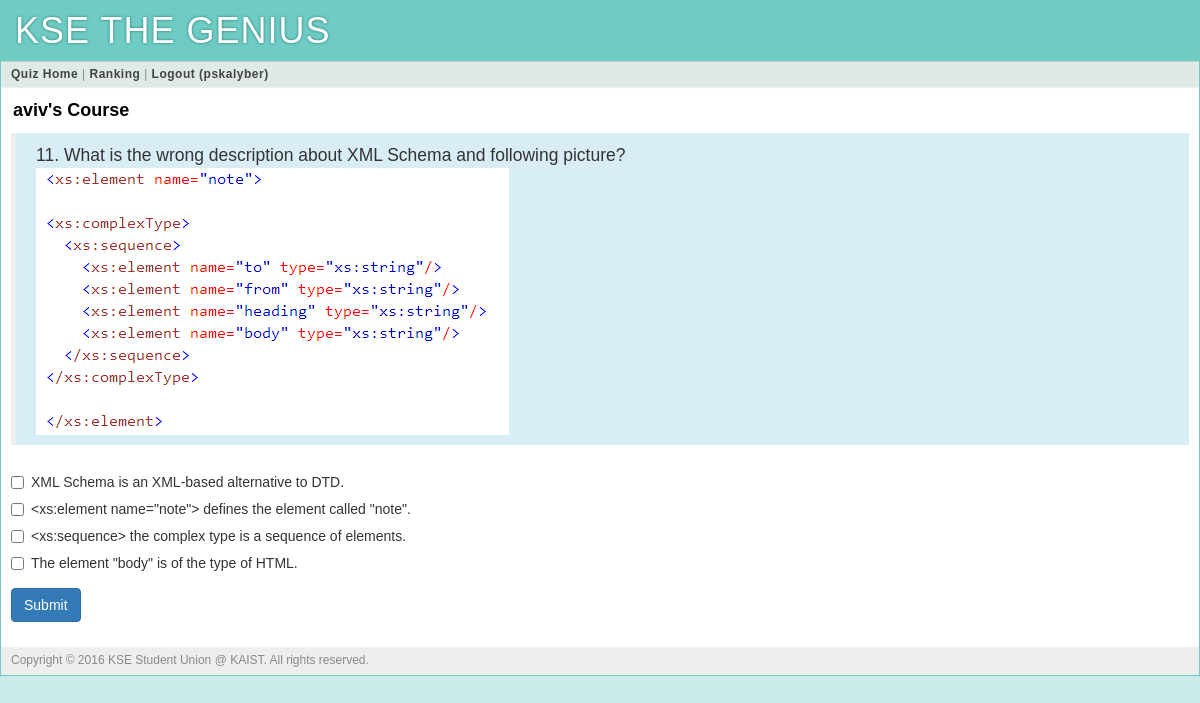
The app's page /quiz?prof=aviv (signed in) with its own data.
### tables this page shows
CREATE TABLE "user" (
	`user_id`	integer PRIMARY KEY AUTOINCREMENT,
	`username`	string NOT NULL,
	`name`	string NOT NULL,
	`pw_hash`	string NOT NULL,
	`munyi_point`	integer DEFAULT 0,
	`munyi_last_quiz`	integer DEFAULT 0,
	`wcyoon_point`	integer DEFAULT 0,
	`wcyoon_last_quiz`	integer DEFAULT 0,
	`uclee_point`	integer DEFAULT 0,
	`uclee_last_quiz`	integer DEFAULT 0,
	`jaegil_point`	integer DEFAULT 0,
	`jaegil_last_quiz`	integer DEFAULT 0,
	`aviv_point`	integer DEFAULT 0,
	`aviv_last_quiz`	integer DEFAULT 0,
	`kse_point`	INTEGER DEFAULT 0,
	`kse_last_quiz`	INTEGER DEFAULT 0,
	`total_point`	integer DEFAULT 0
);

CREATE TABLE "quiz" (
	`id`	INTEGER NOT NULL PRIMARY KEY AUTOINCREMENT,
	`professor_id`	TEXT NOT NULL,
	`quiz_id`	INTEGER NOT NULL,
	`question`	TEXT NOT NULL,
	`answer1`	INTEGER NOT NULL,
	`answer2`	INTEGER NOT NULL,
	`answer3`	INTEGER NOT NULL,
	`answer4`	INTEGER NOT NULL,
	`correct_answer`	TEXT NOT NULL,
	`quiz_value`	INTEGER NOT NULL
);

### main.py (the view)
@app.route('/quiz')
def quiz():
    prof = request.args.get('prof')
    error = request.args.get('error')
    user_info = query_db('''SELECT * FROM user WHERE
            user.user_id = ?''',
            [session['user_id']],
            one=True)
    numOfQuiz = query_db('''SELECT count(*) FROM quiz WHERE
            professor_id = ? ''',
            [prof],
            one=True)
    quiz = query_db('''SELECT * FROM quiz WHERE
            professor_id = ? AND quiz_id = ?''',
            [prof, user_info[prof + "_last_quiz"]+1],
            one=True)
    return render_template('quiz.html', prof=prof, quiz=quiz, error=error)

### main.py (called while the page is built)
def connect_db():
    return sqlite3.connect(app.config['DATABASE'])

def query_db(query, args=(), one=False):
    cur = g.db.execute(query, args)
    rv = [dict((cur.description[idx][0], value)
               for idx, value in enumerate(row)) for row in cur.fetchall()]
    return (rv[0] if rv else None) if one else rv

@app.before_request
def before_request():
    g.db = connect_db()
    g.user = None
    if 'user_id' in session:
        g.user = query_db('select * from user where user_id = ?',
                          [session['user_id']], one=True)

@app.teardown_request
def teardown_request(exception):
    if hasattr(g, 'db'):
        g.db.close()

### templates/quiz.html (shortened to what this page needs)
{% extends "layout.html" %}
{% block body %}
	<div class="page-title">
		<span>{{ prof }}'s Course</span>
	</div>
	{% if quiz %}
	<div class="bg-info">
		<blockquote>
			<p>{{ quiz.quiz_id }}. {{ quiz.question | safe }}</p>
		</blockquote>
	</div>
	<form action="{{ url_for('quiz_processing') }}" class="form-horizontal" method="post" enctype="multipart/form-data">
		<div class="form-group">
			<div class="col-sm-offset-0 col-sm-12">
				<div class="checkbox" class="form-control">
					<label class="col-sm-12">
						<input type="checkbox" name="answers" value="1"> {{ quiz.answer1 | safe}}
					</label>
				</div>
			</div>
			<div class="col-sm-offset-0 col-sm-12">
				<div class="checkbox" class="form-control">
					<label class="col-sm-12">
						<input type="checkbox" name="answers" value="2"> {{ quiz.answer2 | safe}}
					</label>
				</div>
			</div>
			<div class="col-sm-offset-0 col-sm-12">
				<div class="checkbox" class="form-control">
					<label class="col-sm-12">
						<input type="checkbox" name="answers" value="3"> {{ quiz.answer3 | safe}}
					</label>
				</div>
			</div>
			<div class="col-sm-offset-0 col-sm-12">
				<div class="checkbox" class="form-control">
					<label class="col-sm-12">
						<input type="checkbox" name="answers" value="4"> {{ quiz.answer4 | safe}}
					</label>
				</div>
			</div>
		</div>
	    <div class="form-group">
    		<div class="col-sm-offset-0 col-sm-8">
      		<button type="submit" class="btn btn-primary">Submit</button>
    		</div>
  		</div>
  	</form>
  	{% endif %}
{% endblock %}

### templates/layout.html (shortened to what this page needs)
<!doctype html>
<html>
<head>
	<link rel="stylesheet" type="text/css" href="{{ url_for('static', filename='bootstrap.min.css') }}">
	<link rel="stylesheet" type="text/css" href="{{ url_for('static', filename='style.css') }}">
</head>
<div class="page">
	<h1>KSE THE GENIUS</h1>
	<div class="navigation">
		{% if g.user %}
			<a href="{{ url_for('course') }}">Quiz Home</a> |
			<a href="{{ url_for('ranking') }}">Ranking</a> |
			<a href="{{ url_for('logout') }}">Logout ({{ g.user.username }})</a>
		{% else %}
			<a href="{{ url_for('register') }}">Sign Up</a> |
			<a href="{{ url_for('login') }}">Sign In</a>
		{% endif %}
	</div>
	<div class="body">{% block body %}{% endblock %}</div>
	<div class="footer">Copyright © 2016 KSE Student Union @ KAIST. All rights reserved.</div>
</div>
</html>

### static/style.css (style rules this page uses)
a { color: black; }
a, a:focus, a:hover, a:active { outline: 0; text-decoration: none; }
div.page { background: white; border: 1px solid #6ECCC4; margin: auto; overflow-y: hidden; }
div.page h1 { background: #6ECCC4; margin: 0; padding: 10px 14px; color: white; letter-spacing: 1px; text-shadow: 0 0 3px #24776F; font-weight: normal; }
div.page div.navigation { background: #DEE9E8; padding: 4px 10px; border-top: 1px solid #ccc; border-bottom: 1px solid #eee; color: #888; font-size: 12px; letter-spacing: 0.5px; }
div.page div.navigation a { color: #444; font-weight: bold; }
div.page div.body { padding: 10px; }
div.page div.footer { background: #eee; color: #888; padding: 5px 10px; font-size: 12px; }
div.page-title { font-size: 18px; color: black; font-weight: bold; margin: 0px 0px 10px 2px; }

### records on screen
user: user.username "pskalyber"
quiz: professor "aviv", quiz_id "11", question "What is the wrong description about XML Schema and following picture?", question (picture), answer1 "XML Schema is an XML-based alternative to DTD.", answer2 "<xs:element name=\"note\"> defines the element called \"note\".", answer3 "<xs:sequence> the complex type is a sequence of elements.", answer4 "The element \"body\" is of the type of HTML."
